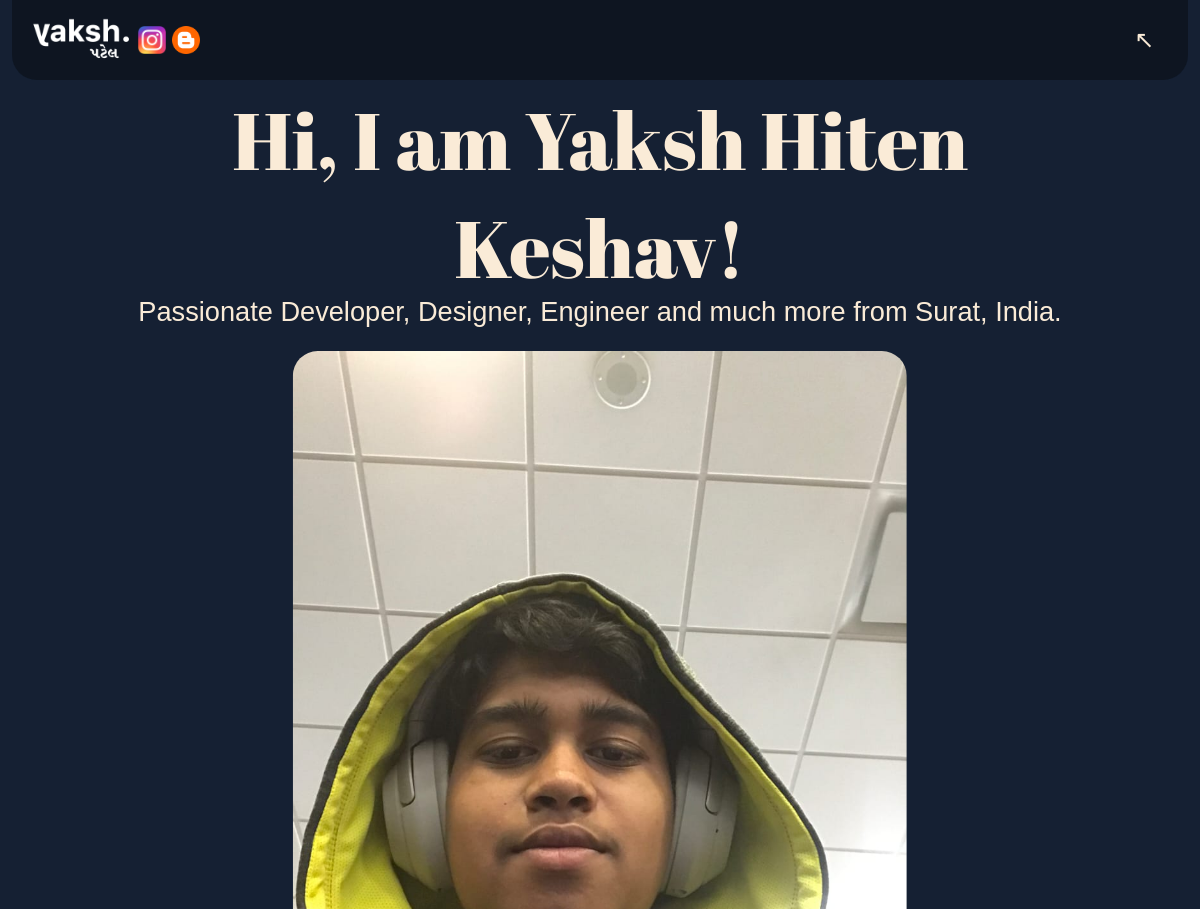
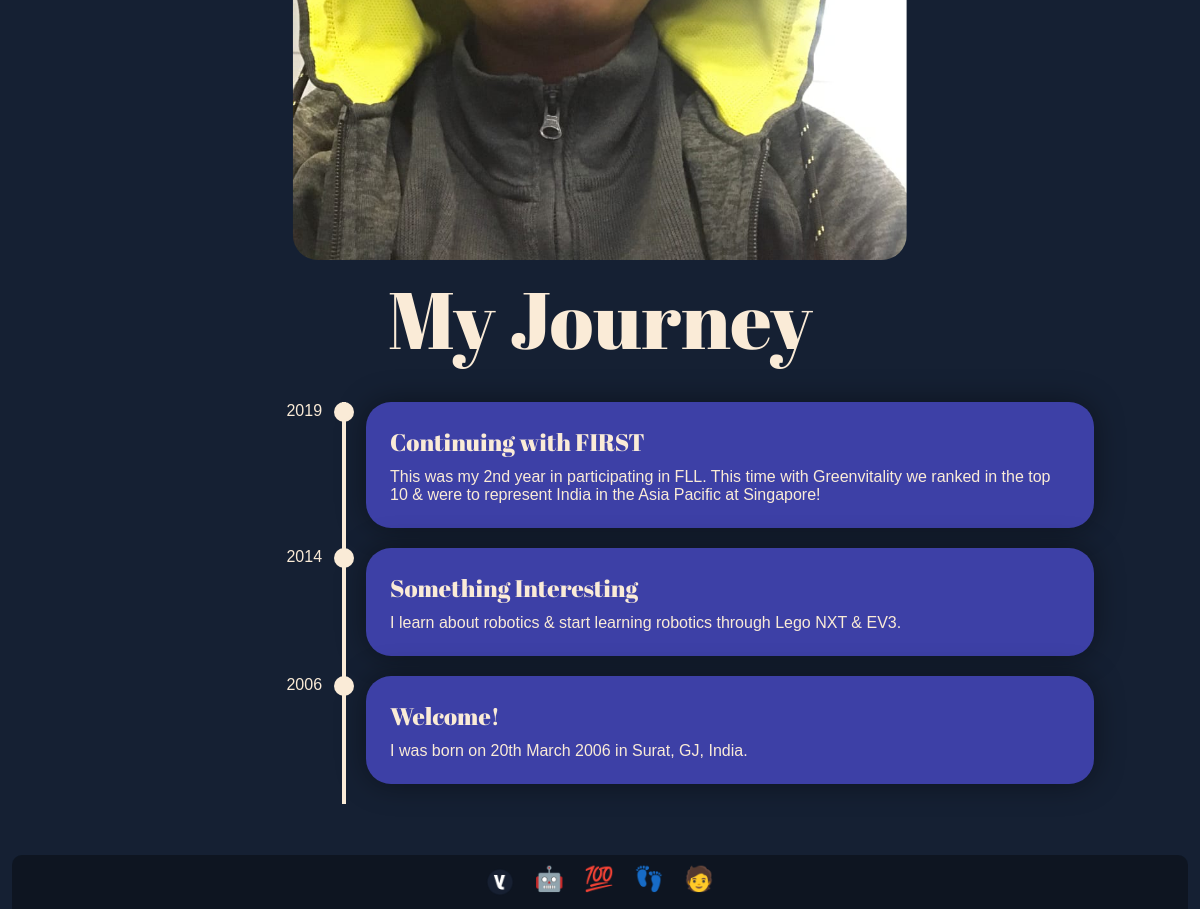
Page /about/ on the earlier database version (2 pictures, top to bottom).
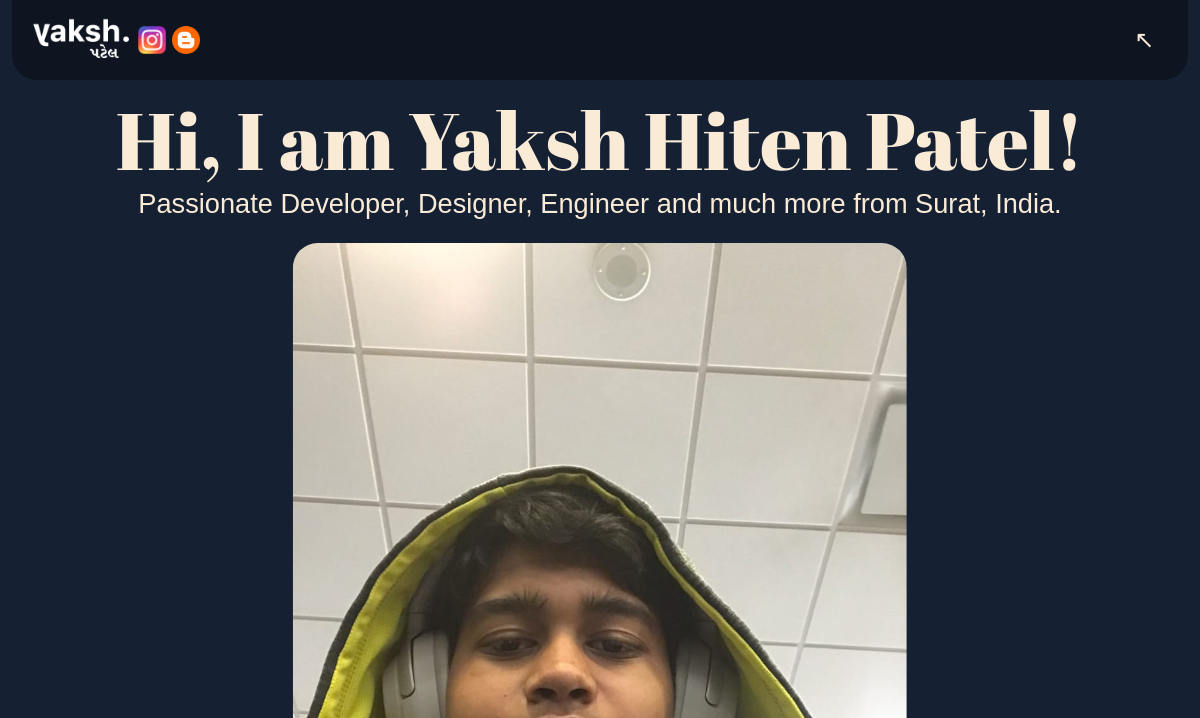
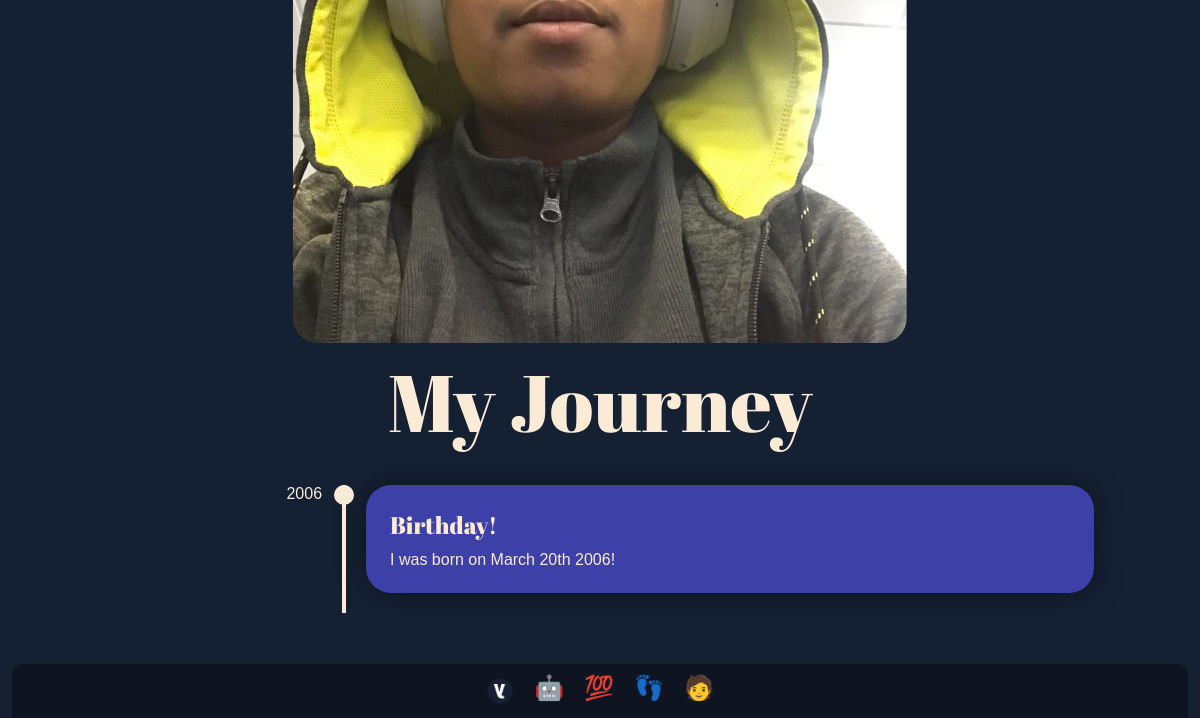
Same page on the later database version (2 pictures, top to bottom).
### main/models.py (models this page shows)
class Person(models.Model):
    first_name = models.CharField(max_length=30, default="")
    middle_name = models.CharField(max_length=30, default="")
    last_name = models.CharField(max_length=30, default="")
    picture = models.ImageField(upload_to='personalInformation/')
    picture_background_removed = models.ImageField(upload_to='personalInformation/', default="")
    hobbies = models.TextField(default="", help_text="Please separate them by a comma.")
    interests = models.TextField(default="", help_text="Please separate them by a comma.")
    skills = models.TextField(default="", help_text="Please separate them by a comma.")

class AboutPageTimelineEvent(models.Model):
    Event_date_op = models.CharField(max_length=50, default="", help_text="Please put in event date.")
    Event_title = models.CharField(max_length=200, default="", help_text="Please put in a exciting title for the event!")
    Event_description = models.TextField(max_length=1000, default="")

### main/views.py (the view)
# urls.py: path('about/', mainViews.About),
def About(request, *args, **kwargs):
    obj = Person.objects.filter(first_name__exact="Yaksh")
    timeline_events = AboutPageTimelineEvent.objects.all().order_by('-Event_date_op')
    context = {
        "person": obj[0],
        "timeline_events": timeline_events,
    }
    return render(request, 'about.html', context)

### templates/about.html
{% extends 'base/base.html' %}
{% load static %}
{% block head %}
    <link rel="stylesheet" href="{% static 'css/about.css' %}">
{% endblock head %}
{% block content %}
    <div class="page">
        <div class="Introduction">
            <h1>Hi, I am {{ person.first_name }} {{ person.middle_name }} {{ person.last_name }}!</h1>
            <h2>Passionate Developer, Designer, Engineer and much more from Surat, India.</h2>
            <img class="profile-image" src="{{ person.picture.url }}" alt="image of me with background removed">
            <h1>My Journey</h1>
            <div class="timeline">
                {% for event in timeline_events %}
                    <div class="timeline__component">
                        <div class="timeline__date -right">
                            {{ event.Event_date_op }}
                        </div>
                    </div>
                    <div class="timeline__middle">
                        <div class="timeline__point"></div>
                    </div>
                    <div class="timeline__component timeline__component-bg">
                        <h3 class="timeline__title -left">{{ event.Event_title }}</h3>
                        <p class="timeline__para">
                            {{ event.Event_description }}
                        </p>
                    </div>
                {% endfor %}
            </div>
        </div>
    </div>
{% endblock content %}

Differences in the rows shown:
removed AboutPageTimelineEvent: Event_date_op "2019", Event_title "Continuing with FIRST", Event_description "This was my 2nd year in participating in FLL. This time with Greenvitality we ranked in the top 10 & were to represent India in the Asia Pacific at Singapore!"
removed AboutPageTimelineEvent: Event_date_op "2014", Event_title "Something Interesting", Event_description "I learn about robotics & start learning robotics through Lego NXT & EV3."
changed Person "Yaksh": last_name "Keshav" → "Patel"
changed AboutPageTimelineEvent: Event_title "Welcome!" → "Birthday!"; Event_description "I was born on 20th March 2006 in Surat, GJ, India." → "I was born on March 20th 2006!"
